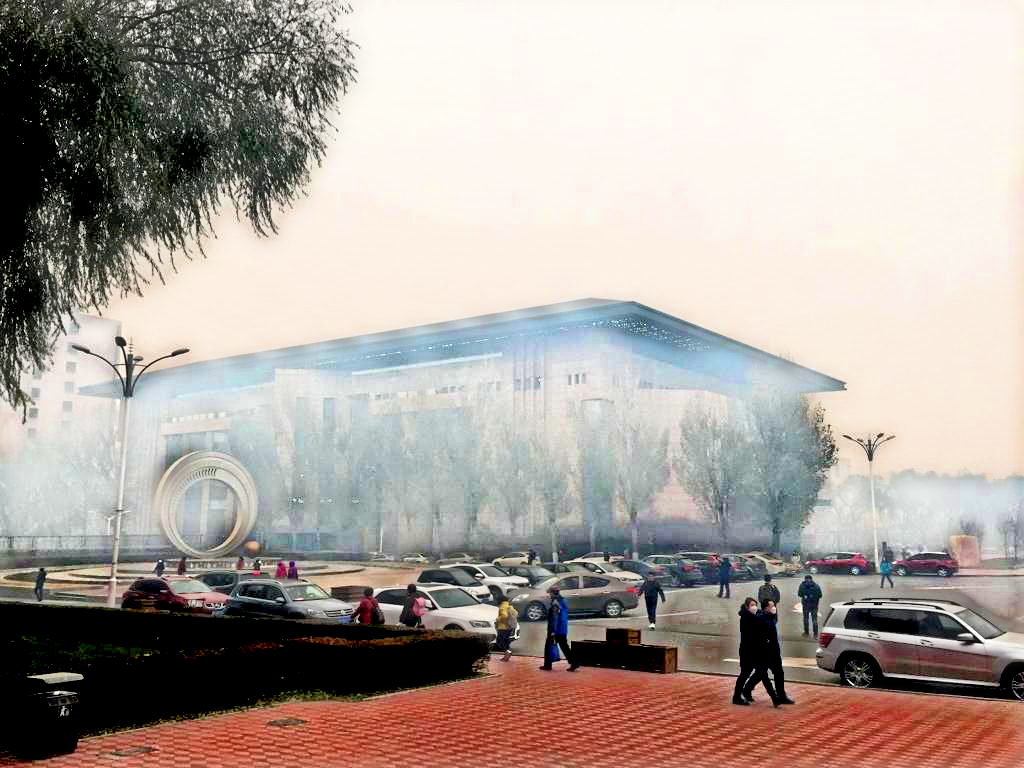
%> input picture 光电/matlab/start/compare-dark-test1.bmp, 1024 x 768 px
$ octave --eval "quality_assessment(imread('compare-dark-test1.bmp'));"   (GNU Octave 9; MATLAB toolbox functions it lacks are replaced by stand-ins)
%> lines starting %> are read from the running program, lines starting %| are printed output that depends on the picture
function quality_assessment(img)
    gray_img = rgb2gray(img);
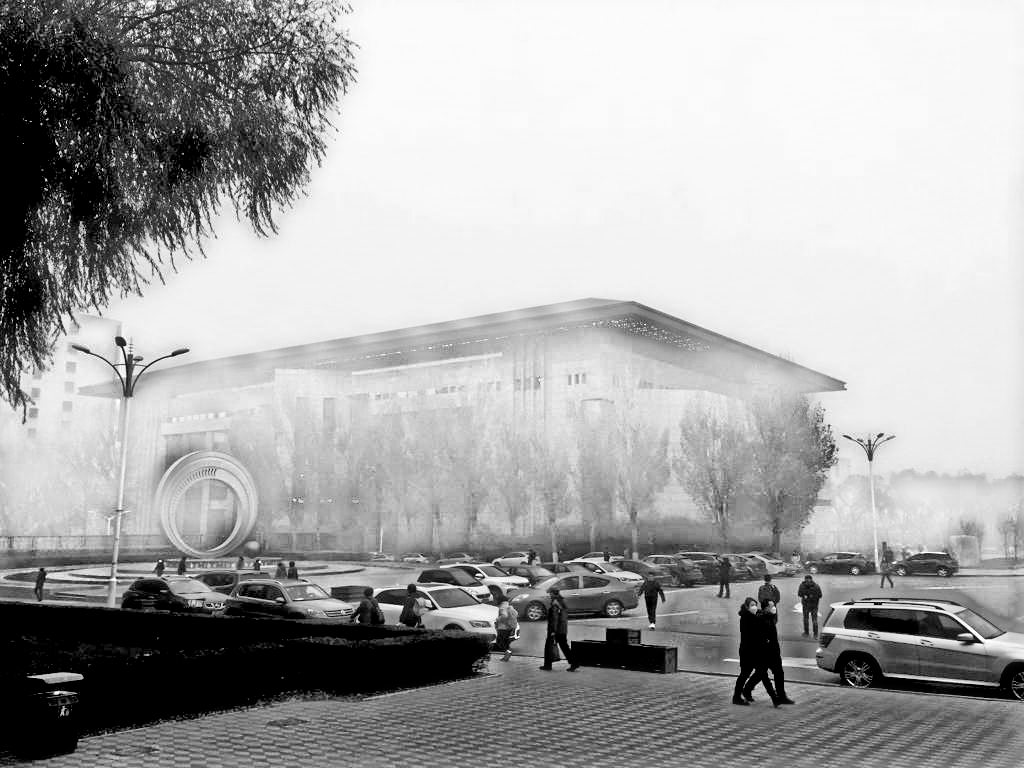
%> gray_img: size 768x1024 uint8; min 0, max 255, mean 167.1

    % 均值（亮度）
    aver_enhanced = mean2(gray_img);
%> aver_enhanced = 167.1

    % 标准差（对比度）
    std_enhanced = std2(gray_img);
%> std_enhanced = 50.33

    % 清晰度
    img_cl = img_clarity(gray_img);

    % 显示
    display(['亮度均值: ',num2str(aver_enhanced)]);
    display(['标准差（对比度）: ',num2str(std_enhanced)]);
    display(['清晰度: ',num2str(img_cl)]);
end

%% 图像清晰度计算函数
function ic = img_clarity(img_in)
% img_in：输入灰度图像
% ic: 图像清晰度

img_in = double(img_in);
[M,N] = size(img_in);
%> M = 768; N = 1024

h = fspecial('sobel');

gx = imfilter(img_in,h,'replicate','same');
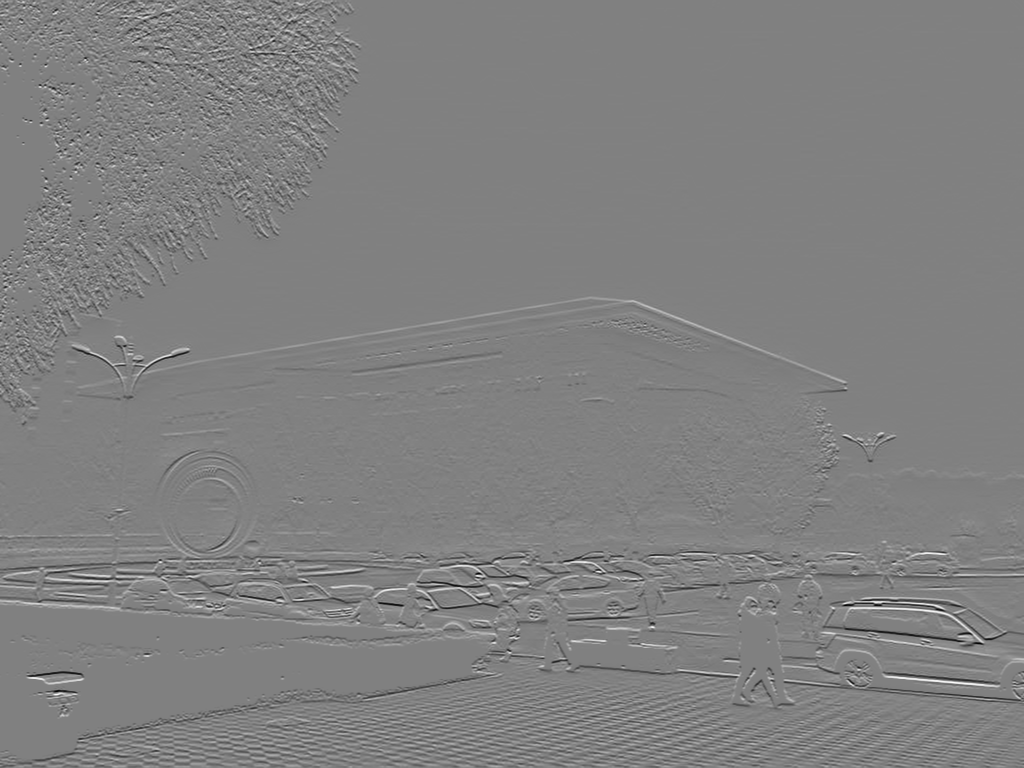
%> gx: size 768x1024 double; min -1012, max 992, mean 0.8; drawn with min black and max white
gy = imfilter(img_in,h','replicate','same');
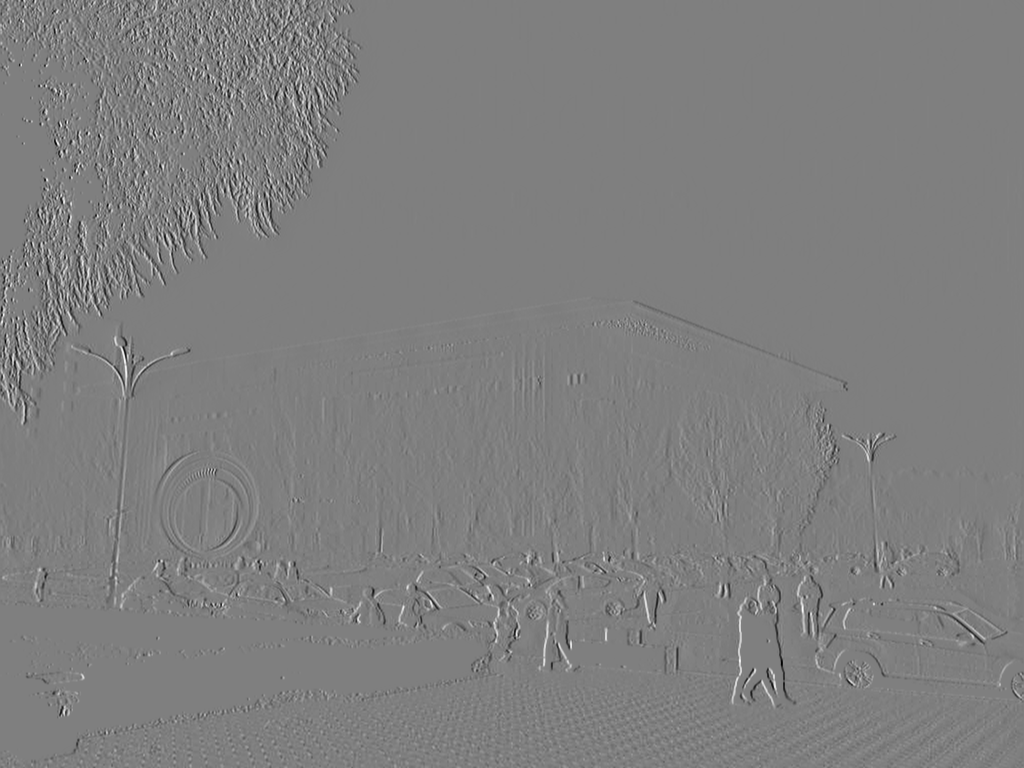
%> gy: size 768x1024 double; min -930, max 934, mean -1.1; drawn with min black and max white

% [5 lines of commented-out code are left out]
gxy = abs(sqrt(gx.^2+gy.^2));
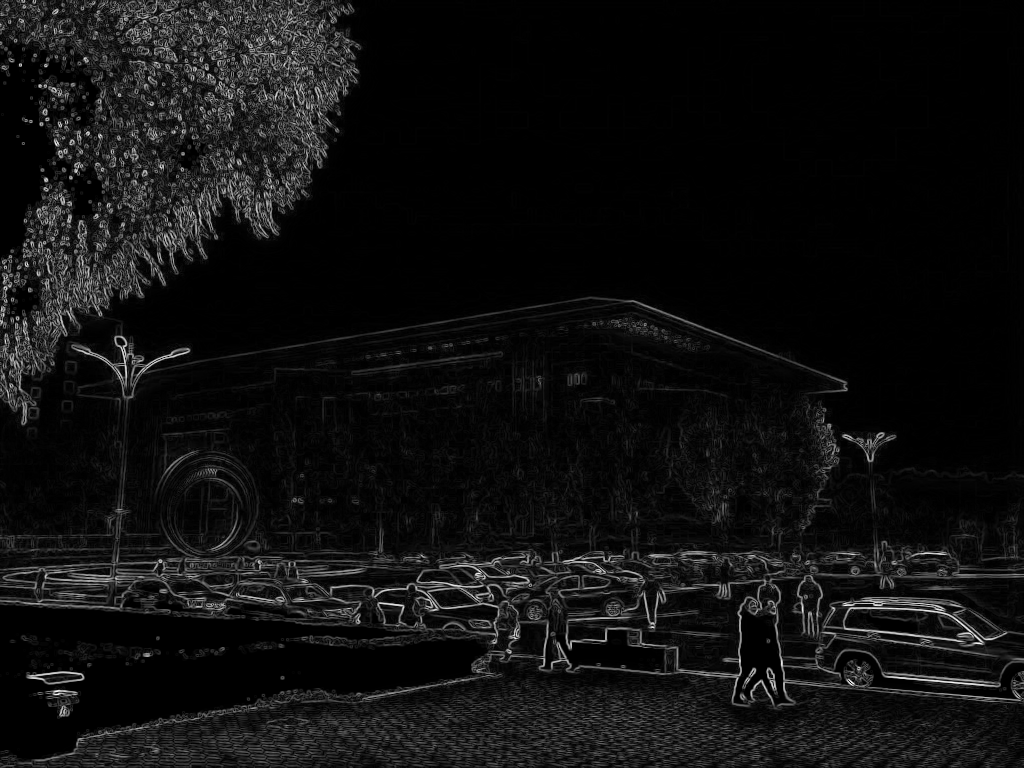
%> gxy: size 768x1024 double; min 0, max 1012.6, mean 64.6; drawn with min black and max white

ic = mean2(gxy);
%> ic = 64.6
end
%| 亮度均值: 167.0722
%| 标准差（对比度）: 50.3336
%| 清晰度: 64.6013

$ run again, on 光电/matlab/start/1.bmp
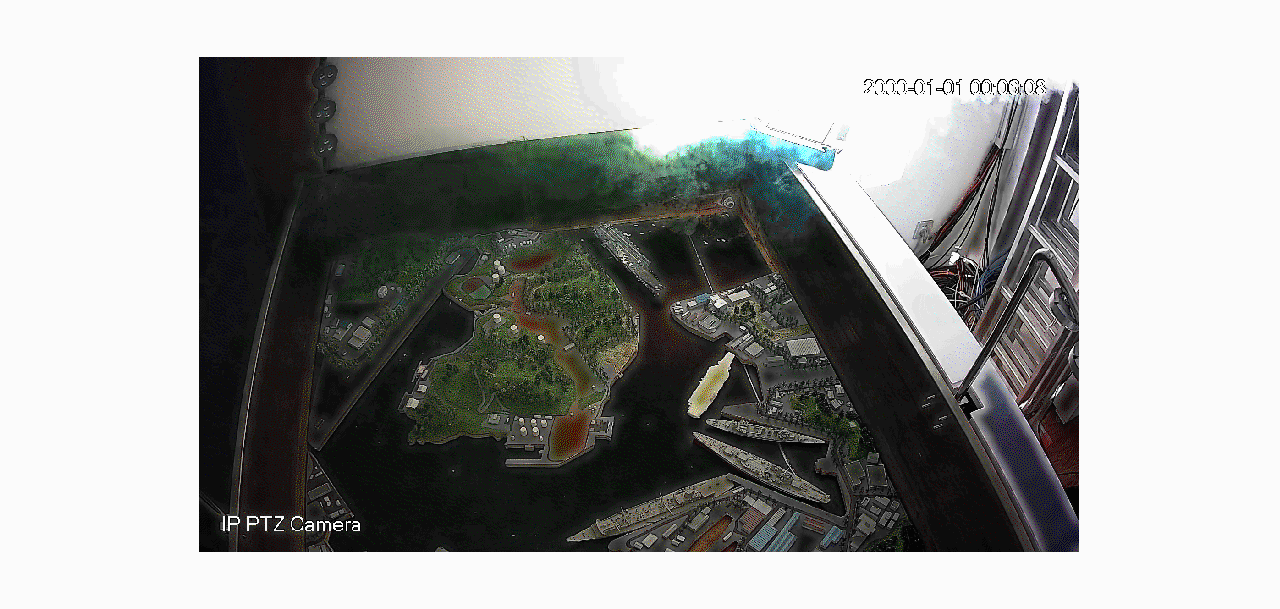
%> input picture 光电/matlab/start/1.bmp, 1280 x 609 px
%> in quality_assessment, `gray_img = rgb2gray(img);`:
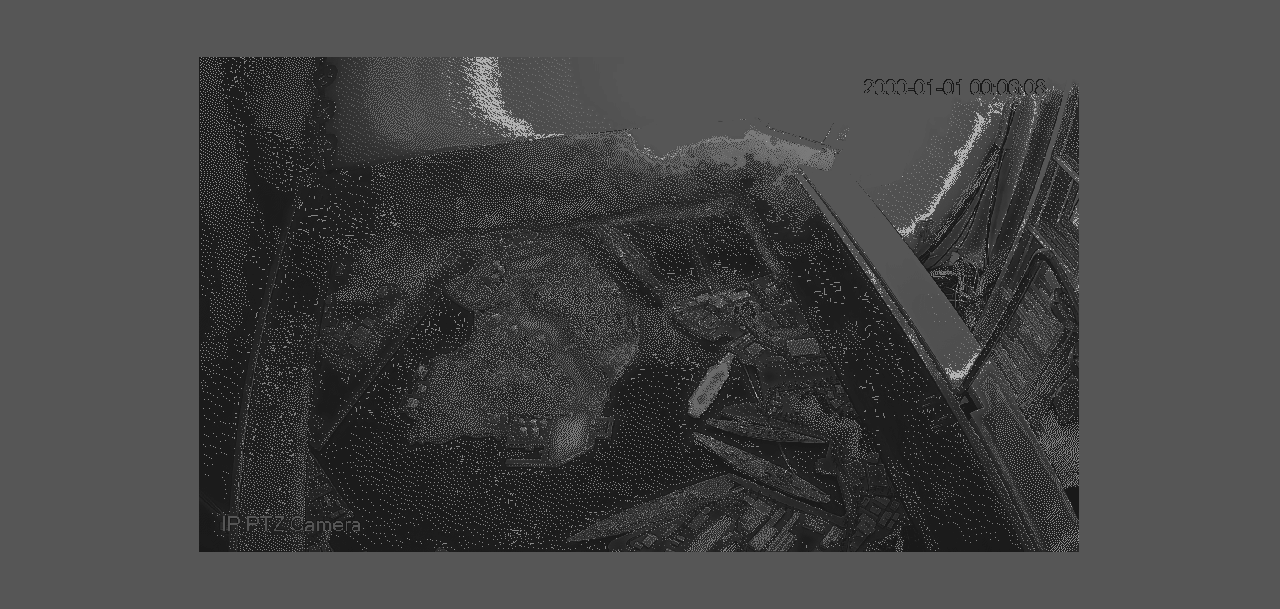
%> gray_img: size 609x1280 uint8; min 25, max 178, mean 68.2
%> aver_enhanced = 68.18
%> std_enhanced = 19.89
%> in img_clarity, `gxy = abs(sqrt(gx.^2+gy.^2));`:
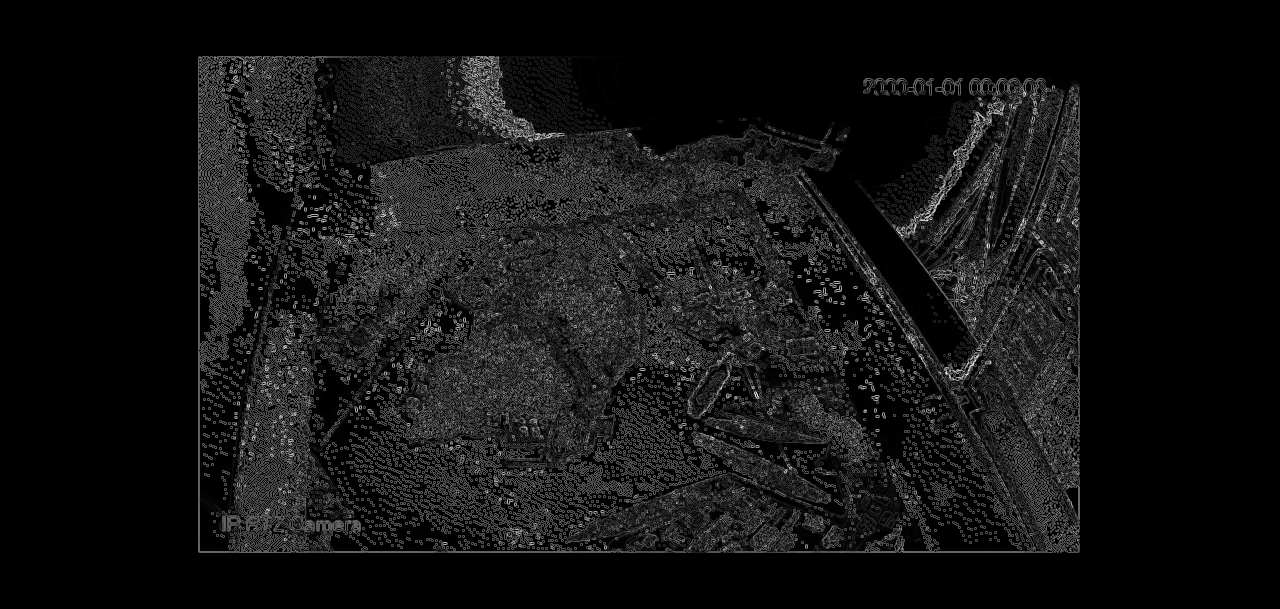
%> gxy: size 609x1280 double; min 0, max 602.3, mean 45.9; drawn with min black and max white
%> ic = 45.93
%| 亮度均值: 68.185
%| 标准差（对比度）: 19.8887
%| 清晰度: 45.9328

$ run again, on 光电/matlab/start/2.bmp
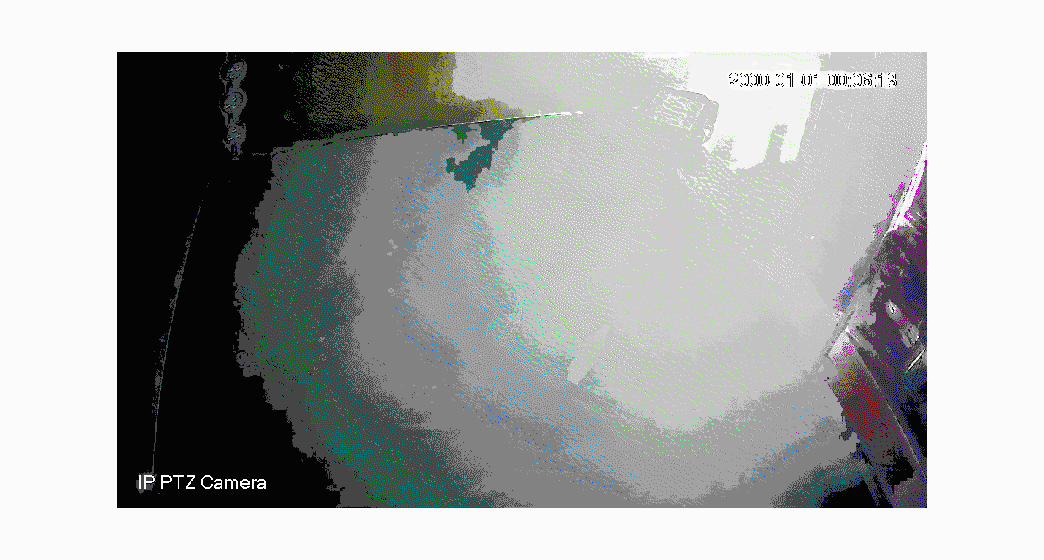
%> input picture 光电/matlab/start/2.bmp, 1044 x 560 px
%> in quality_assessment, `gray_img = rgb2gray(img);`:
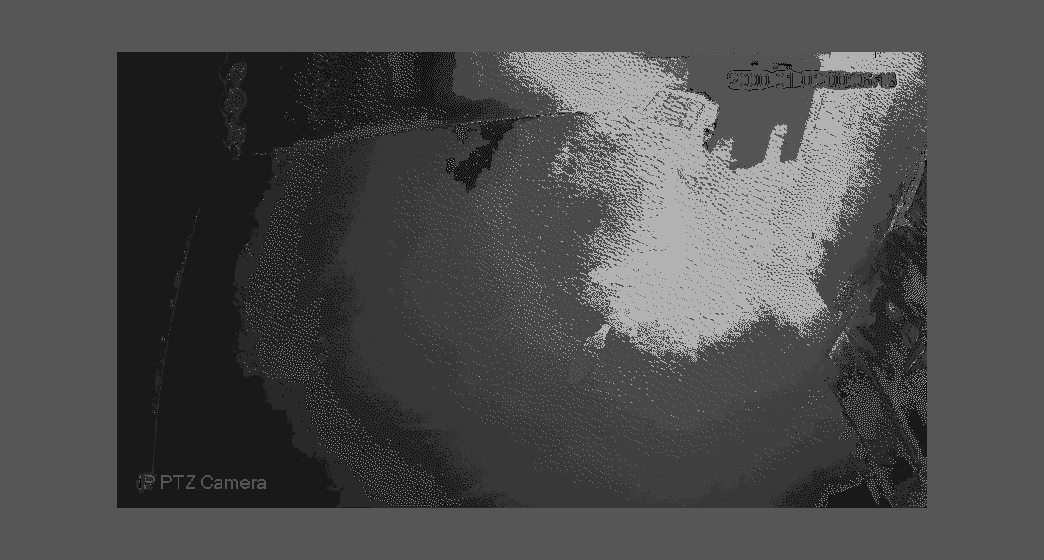
%> gray_img: size 560x1044 uint8; min 3, max 181, mean 76.5
%> aver_enhanced = 76.5
%> std_enhanced = 32.68
%> in img_clarity, `gxy = abs(sqrt(gx.^2+gy.^2));`:
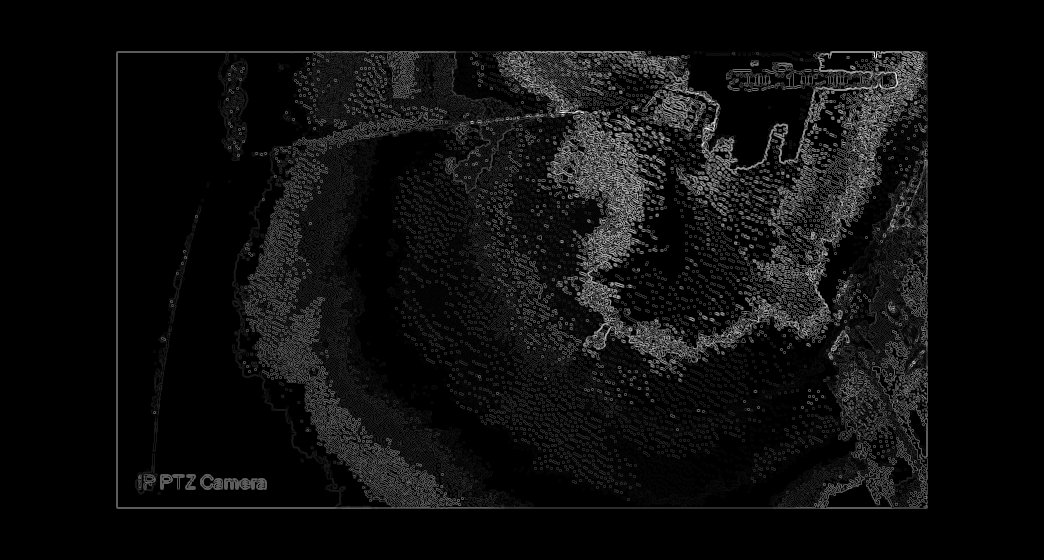
%> gxy: size 560x1044 double; min 0, max 675.4, mean 37.6; drawn with min black and max white
%> ic = 37.62
%| 亮度均值: 76.5006
%| 标准差（对比度）: 32.6794
%| 清晰度: 37.6242

$ run again, on 光电/matlab/start/3.bmp
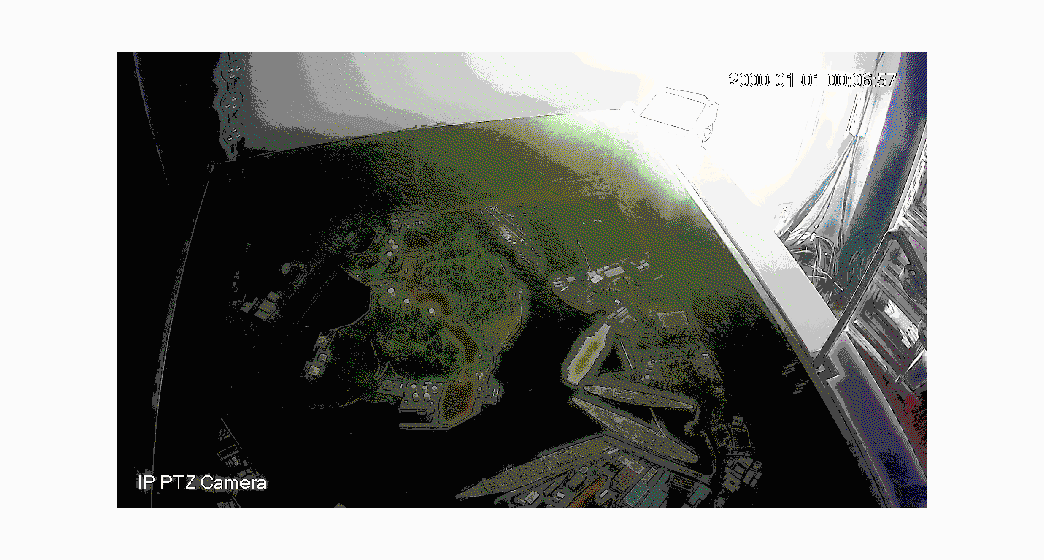
%> input picture 光电/matlab/start/3.bmp, 1044 x 560 px
%> in quality_assessment, `gray_img = rgb2gray(img);`:
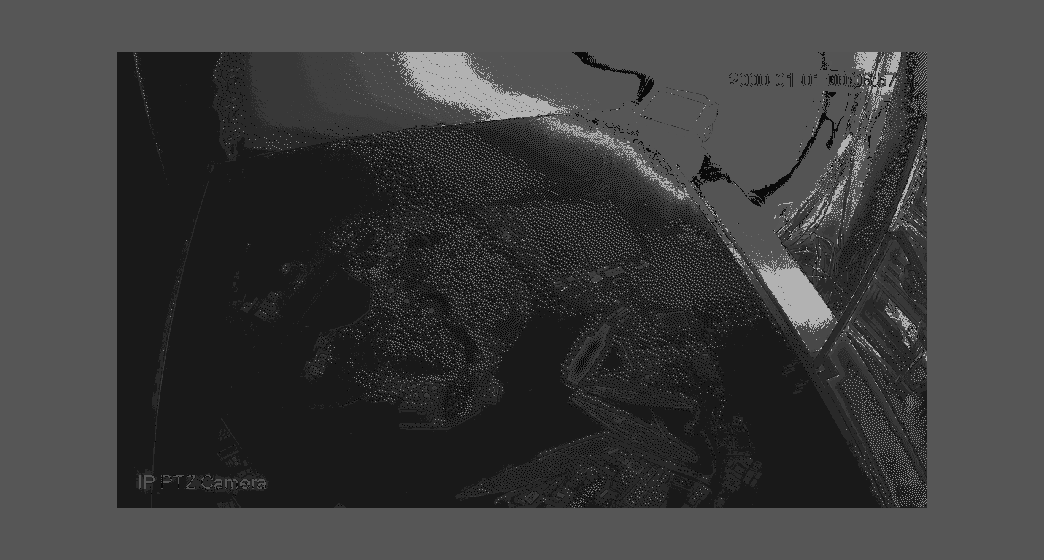
%> gray_img: size 560x1044 uint8; min 3, max 181, mean 60.8
%> aver_enhanced = 60.77
%> std_enhanced = 24.77
%> in img_clarity, `gxy = abs(sqrt(gx.^2+gy.^2));`:
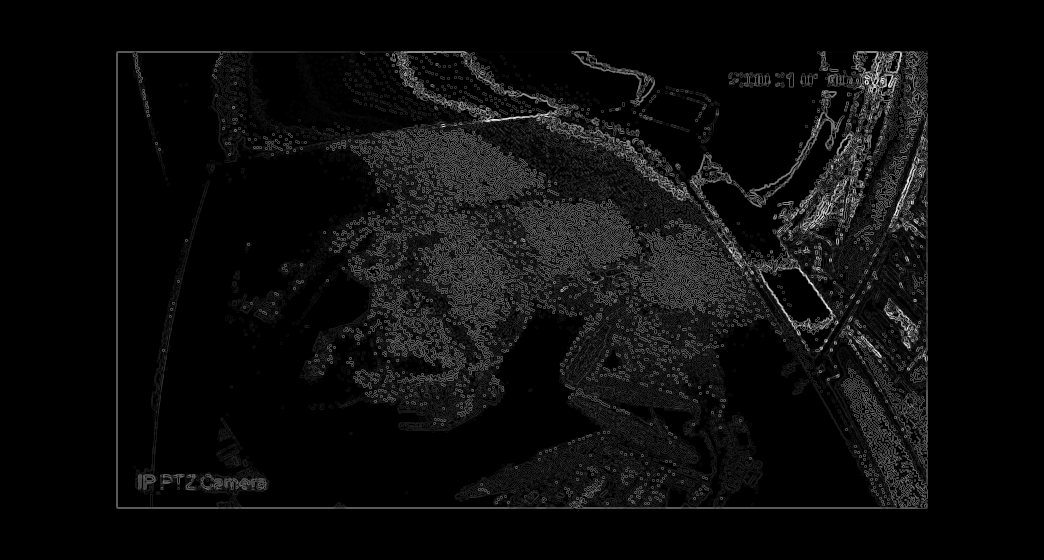
%> gxy: size 560x1044 double; min 0, max 684.2, mean 33.3; drawn with min black and max white
%> ic = 33.28
%| 亮度均值: 60.7677
%| 标准差（对比度）: 24.7725
%| 清晰度: 33.2842
